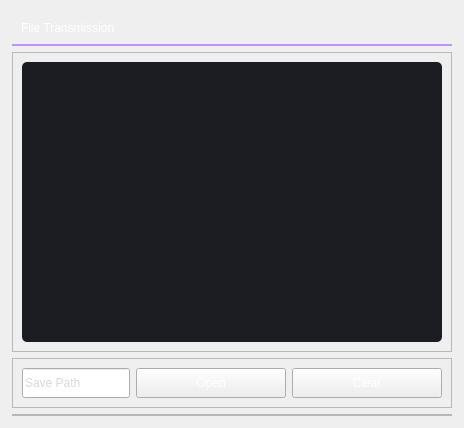
                     <widget class="QWidget" name="fileRecv">
                      <layout class="QVBoxLayout" name="verticalLayout_9">
                       <property name="leftMargin">
                        <number>12</number>
                       </property>
                       <property name="topMargin">
                        <number>12</number>
                       </property>
                       <property name="rightMargin">
                        <number>12</number>
                       </property>
                       <property name="bottomMargin">
                        <number>12</number>
                       </property>
                       <item>
                        <widget class="QFrame" name="fileRecvTitle">
                         <property name="maximumSize">
                          <size>
                           <width>16777215</width>
                           <height>46</height>
                          </size>
                         </property>
                         <property name="styleSheet">
                          <string notr="true">#fileRecvTitle QLabel{
	font:600 14pt &quot;微软雅黑&quot;;
	color:rgb(255,255,255);
}

#fileRecvTitle {
	border-bottom-width:2 px;
	border-bottom-color: rgb(189, 147, 249);
	border-style:solid;
}
</string>
                         </property>
                         <property name="frameShape">
                          <enum>QFrame::Shape::StyledPanel</enum>
                         </property>
                         <property name="frameShadow">
                          <enum>QFrame::Shadow::Raised</enum>
                         </property>
                         <layout class="QVBoxLayout" name="verticalLayout_13">
                          <item>
                           <widget class="QLabel" name="label1">
                            <property name="styleSheet">
                             <string notr="true"># label{
	font:600 14pt &quot;微软雅黑&quot;;
	color:rgb(255,255,255);
}
</string>
                            </property>
                            <property name="text">
                             <string>File Transmission</string>
                            </property>
                           </widget>
                          </item>
                         </layout>
                        </widget>
                       </item>
                       <item>
                        <widget class="QFrame" name="imageDisplayFrame1">
                         <property name="minimumSize">
                          <size>
                           <width>0</width>
                           <height>300</height>
                          </size>
                         </property>
                         <property name="styleSheet">
                          <string notr="true">#imageDisplayFrame QLabel {
	border-radius: 5px;
	color: rgb(255, 255, 255);
	background-color: rgb(52, 59, 72);
	font: 700 12pt &quot;微软雅黑&quot;;
}</string>
                         </property>
                         <property name="frameShape">
                          <enum>QFrame::Shape::StyledPanel</enum>
                         </property>
                         <property name="frameShadow">
                          <enum>QFrame::Shadow::Raised</enum>
                         </property>
                         <layout class="QVBoxLayout" name="verticalLayout_11">
                          <item>
                           <widget class="QTextEdit" name="fileRecvPrompt">
                            <property name="styleSheet">
                             <string notr="true">    QTextEdit {
        background-color: rgb(27, 29, 35);
        border-radius: 5px;
        padding: 10px;
        selection-color: rgb(255, 255, 255);
        selection-background-color: rgb(255, 121, 198);
        color: white;
        font-size: 10pt;
        font-family: &quot;Segoe UI&quot;, &quot;Microsoft YaHei UI&quot;;
    }
    QTextEdit:hover {
        border: 2px solid rgb(64, 71, 88);
    }
    QTextEdit:focus {
        border: 2px solid rgb(91, 101, 124);
    }

    QTextEdit QScrollBar:vertical {
        width: 8px;
    }
    QTextEdit QScrollBar:horizontal {
        height: 8px;
    }</string>
                            </property>
                            <property name="readOnly">
                             <bool>true</bool>
                            </property>
                            <property name="html">
                             <string>&lt;!DOCTYPE HTML PUBLIC &quot;-//W3C//DTD HTML 4.0//EN&quot; &quot;http://www.w3.org/TR/REC-html40/strict.dtd&quot;&gt;
&lt;html&gt;&lt;head&gt;&lt;meta name=&quot;qrichtext&quot; content=&quot;1&quot; /&gt;&lt;meta charset=&quot;utf-8&quot; /&gt;&lt;style type=&quot;text/css&quot;&gt;
p, li { white-space: pre-wrap; }
hr { height: 1px; border-width: 0; }
li.unchecked::marker { content: &quot;\2610&quot;; }
li.checked::marker { content: &quot;\2612&quot;; }
&lt;/style&gt;&lt;/head&gt;&lt;body style=&quot; font-family:'Segoe UI','Microsoft YaHei UI'; font-size:10pt; font-weight:400; font-style:normal;&quot;&gt;
&lt;p style=&quot;-qt-paragraph-type:empty; margin-top:0px; margin-bottom:0px; margin-left:0px; margin-right:0px; -qt-block-indent:0; text-indent:0px;&quot;&gt;&lt;br /&gt;&lt;/p&gt;&lt;/body&gt;&lt;/html&gt;</string>
                            </property>
                           </widget>
                          </item>
                         </layout>
                        </widget>
                       </item>
                       <item>
                        <widget class="QFrame" name="chooseFileFrame1">
                         <property name="maximumSize">
                          <size>
                           <width>16777215</width>
                           <height>60</height>
                          </size>
                         </property>
                         <property name="frameShape">
                          <enum>QFrame::Shape::StyledPanel</enum>
                         </property>
                         <property name="frameShadow">
                          <enum>QFrame::Shadow::Raised</enum>
                         </property>
                         <layout class="QHBoxLayout" name="horizontalLayout_7">
                          <item>
                           <widget class="QLineEdit" name="fileSavePath">
                            <property name="minimumSize">
                             <size>
                              <width>0</width>
                              <height>30</height>
                             </size>
                            </property>
                            <property name="styleSheet">
                             <string notr="true">color: rgb(217, 217, 217);</string>
                            </property>
                            <property name="text">
                             <string>Save Path</string>
                            </property>
                            <property name="readOnly">
                             <bool>true</bool>
                            </property>
                            <property name="placeholderText">
                             <string>文件保存路径</string>
                            </property>
                           </widget>
                          </item>
                          <item>
                           <widget class="QPushButton" name="fileOpenBtn1">
                            <property name="minimumSize">
                             <size>
                              <width>150</width>
                              <height>30</height>
                             </size>
                            </property>
                            <property name="styleSheet">
                             <string notr="true">font: 700 10pt &quot;微软雅黑&quot;;
color: rgb(255, 255, 255);</string>
                            </property>
                            <property name="text">
                             <string>Open</string>
                            </property>
                            <property name="icon">
                             <iconset resource="resource.qrc">
                              <normaloff>:/icons/images/icons/cil-folder-open.png</normaloff>:/icons/images/icons/cil-folder-open.png</iconset>
                            </property>
                           </widget>
                          </item>
                          <item>
                           <widget class="QPushButton" name="clearBtn1">
                            <property name="minimumSize">
                             <size>
                              <width>150</width>
                              <height>30</height>
                             </size>
                            </property>
                            <property name="styleSheet">
                             <string notr="true">font: 700 10pt &quot;微软雅黑&quot;;
color: rgb(255, 255, 255);</string>
                            </property>
                            <property name="text">
                             <string>Clear</string>
                            </property>
                            <property name="icon">
                             <iconset resource="resource.qrc">
                              <normaloff>:/icons/images/icons/cil-loop.png</normaloff>:/icons/images/icons/cil-loop.png</iconset>
                            </property>
                           </widget>
                          </item>
                         </layout>
                        </widget>
                       </item>
                       <item>
                        <widget class="QFrame" name="fileSaveFrame">
                         <property name="maximumSize">
                          <size>
                           <width>16777215</width>
                           <height>25</height>
                          </size>
                         </property>
                         <property name="frameShape">
                          <enum>QFrame::Shape::StyledPanel</enum>
                         </property>
                         <property name="frameShadow">
                          <enum>QFrame::Shadow::Raised</enum>
                         </property>
                         <layout class="QVBoxLayout" name="verticalLayout_10">
                          <property name="spacing">
                           <number>0</number>
                          </property>
                          <property name="leftMargin">
                           <number>0</number>
                          </property>
                          <property name="topMargin">
                           <number>0</number>
                          </property>
                          <property name="rightMargin">
                           <number>0</number>
                          </property>
                          <property name="bottomMargin">
                           <number>0</number>
                          </property>
                         </layout>
                        </widget>
                       </item>
                      </layout>
                     </widget>
